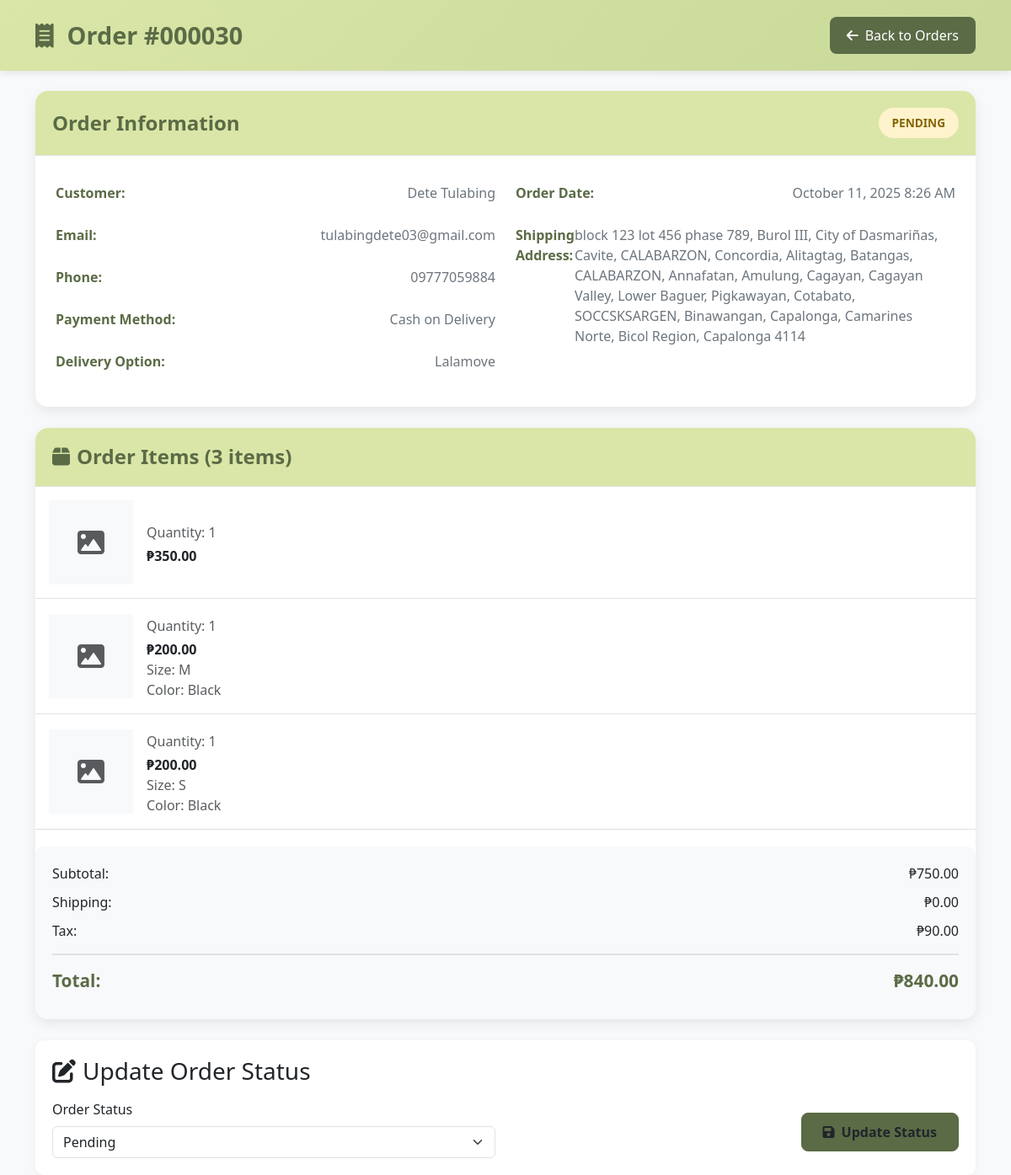
Page /admin/view_order.php?id=30 (signed in) on the committed database.
### tables this page shows
CREATE TABLE `orders` (
  `id` int(11) NOT NULL,
  `user_id` int(11) NOT NULL,
  `first_name` varchar(100) NOT NULL,
  `last_name` varchar(100) NOT NULL,
  `email` varchar(255) NOT NULL,
  `phone` varchar(20) NOT NULL,
  `address` text NOT NULL,
  `city` varchar(100) NOT NULL,
  `postal_code` varchar(20) DEFAULT NULL,
  `payment_method` varchar(50) NOT NULL,
  `delivery_mode` varchar(50) DEFAULT 'pickup',
  `subtotal` decimal(10,2) NOT NULL,
  `shipping` decimal(10,2) NOT NULL,
  `tax` decimal(10,2) NOT NULL,
  `total_amount` decimal(10,2) NOT NULL,
  `status` varchar(50) DEFAULT 'pending',
  `created_at` timestamp NOT NULL DEFAULT current_timestamp(),
  `updated_at` timestamp NOT NULL DEFAULT current_timestamp() ON UPDATE current_timestamp(),
  `gcash_receipt` varchar(255) DEFAULT NULL,
  `cancel_reason` text DEFAULT NULL,
  `cancelled_at` datetime DEFAULT NULL,
  `gcash_reference_number` varchar(50) DEFAULT NULL
);

CREATE TABLE `order_items` (
  `id` int(11) NOT NULL,
  `order_id` int(11) NOT NULL,
  `product_id` int(11) NOT NULL,
  `product_name` varchar(255) NOT NULL,
  `price` decimal(10,2) NOT NULL,
  `quantity` int(11) NOT NULL,
  `size` varchar(50) DEFAULT NULL,
  `color` varchar(50) DEFAULT NULL,
  `created_at` timestamp NOT NULL DEFAULT current_timestamp()
);

### admin/view_order.php (the view, shortened to what this page needs)
<?php
include '../db.php';
$order_id = isset($_GET['id']) ? (int)$_GET['id'] : 0;
$order = [];
$order_items = [];
if ($order_id > 0) {
    $stmt = $conn->prepare("SELECT o.*, CONCAT(o.first_name, ' ', o.last_name) as customer_name
                           FROM orders o
                           WHERE o.id = ?");
    $stmt->bind_param("i", $order_id);
    $stmt->execute();
    $result = $stmt->get_result();
    if ($result->num_rows > 0) {
        $order = $result->fetch_assoc();
        $items_sql = "SELECT oi.*, p.name as product_name, p.image as product_image, p.price as product_price, oi.size, oi.color
                     FROM order_items oi
                     LEFT JOIN products p ON oi.product_id = p.id
                     WHERE oi.order_id = ?";
        $items_stmt = $conn->prepare($items_sql);
        $items_stmt->bind_param("i", $order_id);
        $items_stmt->execute();
        $order_items = $items_stmt->get_result()->fetch_all(MYSQLI_ASSOC);
    } else {
        header("Location: orders.php");
        exit();
    }
} else {
    header("Location: orders.php");
    exit();
}
?>
<!DOCTYPE html>
<html lang="en">
<head>
    <link href="https://cdn.jsdelivr.net/npm/bootstrap@5.3.2/dist/css/bootstrap.min.css" rel="stylesheet">
    <link rel="stylesheet" href="https://cdnjs.cloudflare.com/ajax/libs/font-awesome/6.0.0/css/all.min.css">
</head>
<body>
    <div class="admin-header">
        <div class="container">
            <div class="d-flex justify-content-between align-items-center">
                <h1 class="admin-title">
                    <i class="fas fa-receipt me-3"></i>Order #<?php echo str_pad($order['id'], 6, '0', STR_PAD_LEFT); ?>
                </h1>
                <a href="orders.php" class="back-btn">
                    <i class="fas fa-arrow-left me-2"></i>Back to Orders
                </a>
            </div>
        </div>
    </div>
    <div class="container mt-4">
        <div class="order-card">
            <div class="card-header">
                <div class="d-flex justify-content-between align-items-center">
                    <h2 class="card-title">Order Information</h2>
                    <span class="status-badge status-<?php echo $order['status']; ?>">
                        <?php echo ucfirst($order['status']); ?>
                    </span>
                </div>
            </div>
            <div class="p-4">
                <div class="row">
                    <div class="col-md-6">
                        <div class="info-row">
                            <span class="info-label">Customer:</span>
                            <span class="info-value"><?php echo htmlspecialchars($order['customer_name']); ?></span>
                        </div>
                        <div class="info-row">
                            <span class="info-label">Email:</span>
                            <span class="info-value"><?php echo htmlspecialchars($order['email']); ?></span>
                        </div>
                        <div class="info-row">
                            <span class="info-label">Phone:</span>
                            <span class="info-value"><?php echo htmlspecialchars($order['phone']); ?></span>
                        </div>
                        <div class="info-row">
                            <span class="info-label">Payment Method:</span>
                            <span class="info-value">
                                <?php
                                switch($order['payment_method']) {
                                    case 'cod': echo 'Cash on Delivery'; break;
                                }
                                ?>
                            </span>
                        </div>
                        <div class="info-row">
                            <span class="info-label">Delivery Option:</span>
                            <span class="info-value">
                                <?php
                                if (isset($order['delivery_mode']) && trim($order['delivery_mode']) !== '') {
                                    switch(trim($order['delivery_mode'])) {
                                        case 'lalamove': echo 'Lalamove'; break;
                                    }
                                } else {
                                    echo '-';
                                }
                                ?>
                            </span>
                        </div>
                    </div>
                    <div class="col-md-6">
                        <div class="info-row">
                            <span class="info-label">Order Date:</span>
                            <span class="info-value"><?php echo date('F j, Y g:i A', strtotime($order['created_at'])); ?></span>
                        </div>
                        <div class="info-row">
                            <span class="info-label">Shipping Address:</span>
                            <span class="info-value">
                                <?php echo htmlspecialchars($order['address'] . ', ' . $order['city']); ?>
                                <?php if ($order['postal_code']): ?>
                                    <?php echo htmlspecialchars(' ' . $order['postal_code']); ?>
                                <?php endif; ?>
                            </span>
                        </div>
                    </div>
                </div>
            </div>
        </div>
        <div class="order-card">
            <div class="card-header">
                <h2 class="card-title">
                    <i class="fas fa-box me-2"></i>Order Items (<?php echo count($order_items); ?> item<?php echo count($order_items) > 1 ? 's' : ''; ?>)
                </h2>
            </div>
            <div>
                <?php foreach ($order_items as $item): ?>
                    <div class="product-item d-flex p-3 border-bottom">
                        <?php
                        $imagePath = '';
                        $imageExists = !empty($imagePath) && file_exists($imagePath);
                        ?>
                        <?php if (!$imageExists): ?>
                            <div class="d-flex align-items-center justify-content-center bg-light me-3"
                                 style="width: 100px; height: 100px;">
                                <i class="fas fa-image fa-2x text-muted"></i>
                            </div>
                        <?php endif; ?>
                        <div class="flex-grow-1">
                            <div class="text-muted mb-1">Quantity: <?php echo $item['quantity']; ?></div>
                            <div class="fw-bold">₱<?php echo number_format($item['price'] * $item['quantity'], 2); ?></div>
                            <?php if (!empty($item['size'])): ?>
                                <div class="text-muted">Size: <?php echo htmlspecialchars($item['size']); ?></div>
                            <?php endif; ?>
                            <?php if (!empty($item['color'])): ?>
                                <div class="text-muted">Color: <?php echo htmlspecialchars($item['color']); ?></div>
                            <?php endif; ?>
                        </div>
                    </div>
                <?php endforeach; ?>
                <div class="total-section">
                    <div class="total-row">
                        <span>Subtotal:</span>
                        <span>₱<?php echo number_format($order['subtotal'], 2); ?></span>
                    </div>
                    <div class="total-row">
                        <span>Shipping:</span>
                        <span>₱<?php echo number_format($order['shipping'], 2); ?></span>
                    </div>
                    <div class="total-row">
                        <span>Tax:</span>
                        <span>₱<?php echo number_format($order['tax'], 2); ?></span>
                    </div>
                    <div class="total-row total-final">
                        <span>Total:</span>
                        <span>₱<?php echo number_format($order['total_amount'], 2); ?></span>
                    </div>
                </div>
            </div>
        </div>
        <div class="status-form">
            <h3 class="mb-3">
                <i class="fas fa-edit me-2"></i>Update Order Status
            </h3>
            <form method="POST">
    <div class="row align-items-end">
        <div class="col-md-6">
            <label for="status" class="form-label">Order Status</label>
            <select name="status" id="status" class="form-select" onchange="toggleCancelReason()" <?php if ($order['status'] === 'cancelled' || $order['status'] === 'completed') echo 'disabled'; ?>>
                <option value="pending" <?php echo $order['status'] == 'pending' ? 'selected' : ''; ?>>Pending</option>
            </select>
        </div>
        <div class="col-md-6 d-flex flex-column align-items-end">
            <button type="submit" name="update_status" class="btn btn-primary-custom mb-2" <?php if ($order['status'] === 'cancelled' || $order['status'] === 'completed') echo 'disabled'; ?> >
                <i class="fas fa-save me-2"></i>Update Status
            </button>
                    </div>
    </div>
</form>
        </div>
    </div>
</body>
</html>

### admin/view_order.php (style rules this page uses)
:root { --primary-color: #5b6b46; --secondary-color: #d9e6a7; --light-gray: #f8f9fa; --white: #ffffff; }
body { background-color: var(--light-gray); font-family: 'Segoe UI', Tahoma, Geneva, Verdana, sans-serif; }
.admin-header { background: linear-gradient(135deg, var(--secondary-color) 0%, #c8d99a 100%); padding: 20px 0; box-shadow: 0 2px 10px rgba(0,0,0,0.1); }
.admin-title { color: var(--primary-color); font-weight: 700; margin: 0; font-size: 1.8rem; }
.back-btn { background-color: var(--primary-color); color: white; border: none; padding: 10px 20px; border-radius: 8px; text-decoration: none; transition: all 0.3s; }
.order-card { background: var(--white); border-radius: 15px; box-shadow: 0 5px 15px rgba(0,0,0,0.08); margin-bottom: 25px; overflow: hidden; }
.card-header { background: var(--secondary-color); padding: 20px; border-bottom: 1px solid #dee2e6; }
.card-title { color: var(--primary-color); font-weight: 700; margin: 0; font-size: 1.5rem; }
.status-badge { padding: 8px 16px; border-radius: 25px; font-size: 0.85rem; font-weight: 600; text-transform: uppercase; }
.status-pending { background-color: #fff3cd; color: #856404; }
.product-item { display: flex; align-items: center; padding: 20px; border-bottom: 1px solid #dee2e6; transition: background-color 0.3s; }
.info-row { display: flex; justify-content: space-between; margin-bottom: 10px; padding: 8px 0; }
.info-label { font-weight: 600; color: var(--primary-color); }
.info-value { color: #6c757d; }
.total-section { background: var(--light-gray); padding: 20px; border-radius: 10px; margin-top: 20px; }
.total-row { display: flex; justify-content: space-between; margin-bottom: 10px; }
.total-final { font-size: 1.3rem; font-weight: 700; color: var(--primary-color); border-top: 2px solid #dee2e6; padding-top: 15px; margin-top: 15px; }
.status-form { background: var(--white); padding: 20px; border-radius: 10px; box-shadow: 0 2px 10px rgba(0,0,0,0.05); }
.btn-primary-custom { background-color: var(--primary-color); border-color: var(--primary-color); padding: 10px 25px; font-weight: 600; border-radius: 8px; transition: all 0.3s; }

### rows in the picture
orders: id "000030", status "PENDING", email "tulabingdete03@gmail.com", phone "09777059884", created_at "October 11, 2025 8:26 AM", address+city "block 123 lot 456 phase 789, Burol III, City of Dasmariñas, Cavite, CALABARZON, Concordia, Alitagtag, Batangas, CALABARZON, Annafatan, Amulung, Cagayan, Cagayan Valley, Lower Baguer, Pigkawayan, Cotabato, SOCCSKSARGEN, Binawangan, Capalonga, Camarines Norte, Bicol Region, Capalonga", postal_code "4114", subtotal "750.00", shipping "0.00", tax "90.00", total_amount "840.00", status "Pending"
order_items: quantity "1", $item['price']*$item['quantity'] "350.00"
order_items: quantity "1", $item['price']*$item['quantity'] "200.00", size "M", color "Black"
order_items: quantity "1", $item['price']*$item['quantity'] "200.00", size "S", color "Black"

### other values in the picture
$order['customer_name'] "Dete Tulabing"
count($order_items) "3"
